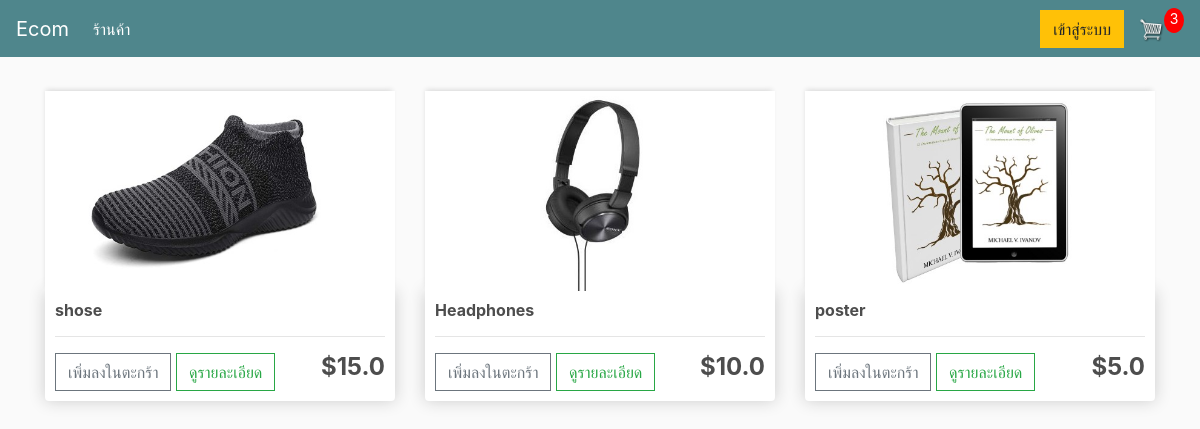
The app's page / (signed in) with its own data.
### store/models.py (models this page shows, shortened)
class Product(models.Model):
    name = models.CharField(max_length=200)
    price = models.FloatField(null=False)  # ราคาของสินค้า
    image = models.ImageField(null=True, blank=True)  # รูปภาพของสินค้า
    digital = models.BooleanField(default=False, null=True, blank=True)  # สินค้าแบบดิจิทัลหรือไม่
    motor = models.ForeignKey(Motor, on_delete=models.SET_NULL, null=True, blank=True)  # การเชื่อมโยงกับมอเตอร์
    motor_rounds = models.IntegerField(default=1)  # จำนวนรอบที่มอเตอร์ต้องหมุน
    @property
    def imageURL(self):
        try:
            url = self.image.url
        except:
            url = ''
        return url

### store/views.py (the view)
# urls.py: path('', include('store.urls')),
def store(request):
    data = cartData(request)
    cartItems = data['cartItems']
    products = Product.objects.all()
    logger.info(f"Store page rendered with {len(products)} products")
    return render(request, 'store/store.html', {'products': products, 'cartItems': cartItems})

### store/models.py (called while the page is built)
    @property
    def get_cart_items(self):
        orderitems = self.orderitem_set.all()
        total = sum([item.quantity for item in orderitems])
        return total

### store/utils.py (called while the page is built)
def cartData(request):
	if request.user.is_authenticated:
		customer = request.user.customer
		order, created = Order.objects.get_or_create(customer=customer, complete=False)
		items = order.orderitem_set.all()
		cartItems = order.get_cart_items
	else:
		cookieData = cookieCart(request)
		cartItems = cookieData['cartItems']
		order = cookieData['order']
		items = cookieData['items']
	return {'cartItems': cartItems, 'order': order, 'items': items}

### store/templates/store/store.html
{% extends 'store/main.html' %}
{% load static %}
{% block content %}
	<div class="row">
		{% for product in products %}
		<div class="col-lg-4">
			<img class="thumbnail" src="{{product.imageURL}}">
			<div class="box-element product">
				<h6><strong>{{product.name}}</strong></h6>
				<hr>
				<div style="display: flex; gap:1em; justify-content: space-between;">
					<div>
						<button data-product="{{product.id}}" data-action="add" class="btn btn-outline-secondary add-btn update-cart">เพิ่มลงในตะกร้า</button>
						<a class="btn btn-outline-success" href="#">ดูรายละเอียด</a>
					</div>
					<h4><strong>${{product.price}}</strong></h4>
				</div>
			</div>
		</div>
		{% endfor %}
	</div>
{% endblock content %}

### static/css/main.css (style rules this page uses)
body { background-color: hsl(0, 0%, 98%); }
h1,h2,h3,h4,h5,h6 { color: hsl(0, 0%, 30%); }
.box-element { box-shadow: hsl(0, 0%, 80%) 0 0 16px; background-color: #fff; border-radius: 4px; padding: 10px; }
.thumbnail { width: 100%; height: 200px; -webkit-box-shadow: -1px -3px 5px -2px rgba(214,214,214,1); -moz-box-shadow: -1px -3px 5px -2px rgba(214,214,214,1); box-shadow: -1px -3px 5px -2px rgba(214,214,214,1); }
.product { border-radius: 0 0 4px 4px; }
.col-lg-4, .col-lg-6, .col-lg-8, .col-lg-12 { margin-top: 10px; }
.btn { border-radius: 0; }

### records on screen
Product: imageURL (picture), name "shose", price "15.0"
Product: imageURL (picture), name "Headphones", price "10.0"
Product: imageURL (picture), name "poster", price "5.0"

### other values on screen
{{ cartItems }} "3"
